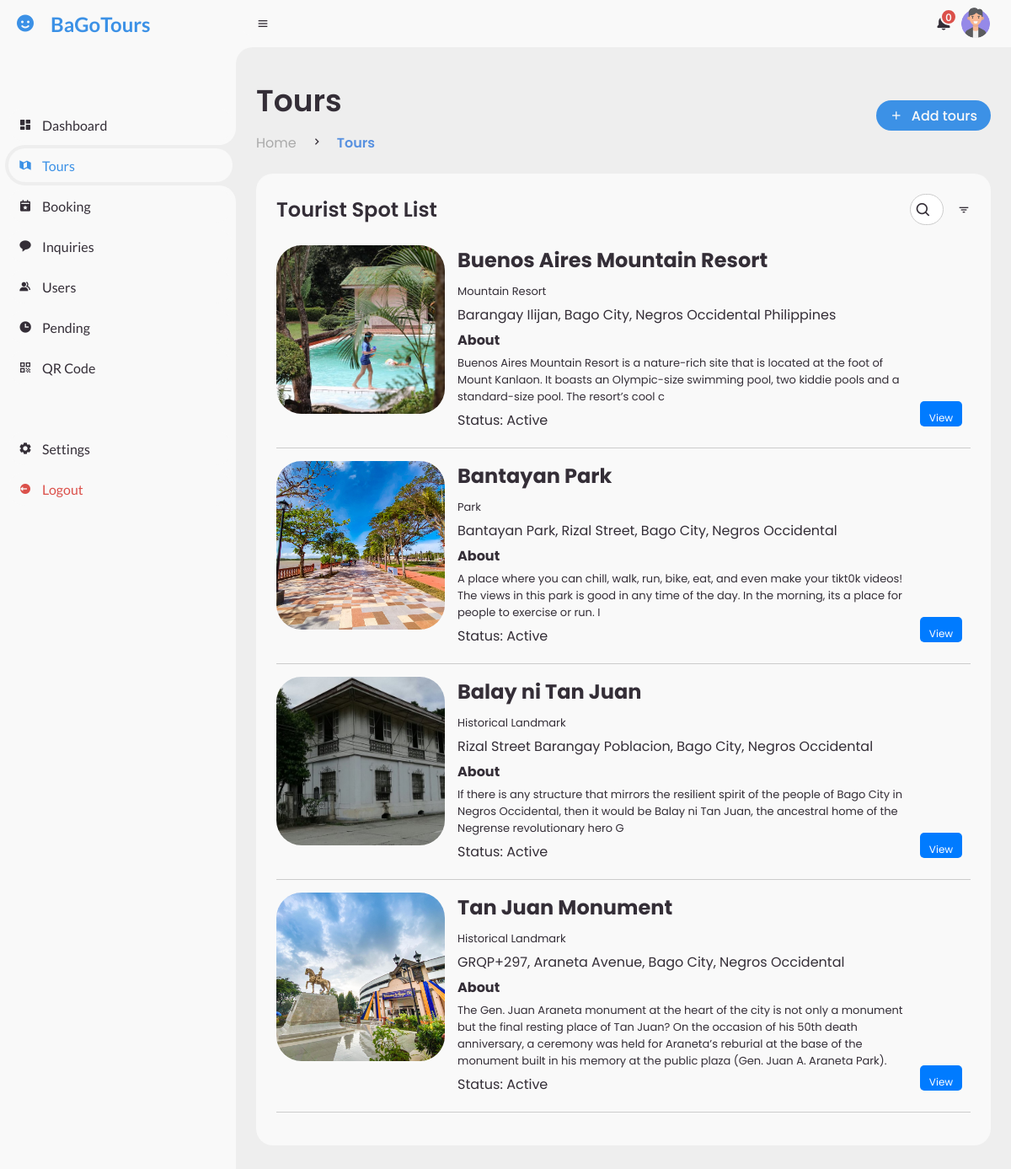
Page /admin/tours.php (signed in) on the committed database.
### tables this page shows
CREATE TABLE `tours` (
  `id` int(50) NOT NULL,
  `user_id` int(50) NOT NULL,
  `img` varchar(50) NOT NULL,
  `title` varchar(200) NOT NULL,
  `address` varchar(200) NOT NULL,
  `latitude` varchar(50) NOT NULL,
  `longitude` varchar(50) NOT NULL,
  `type` varchar(50) NOT NULL,
  `description` varchar(1000) NOT NULL,
  `proof` varchar(50) NOT NULL,
  `proof_image` varchar(150) NOT NULL,
  `status` varchar(50) NOT NULL,
  `date_created` datetime NOT NULL DEFAULT current_timestamp(),
  `expiry` date DEFAULT NULL
);

### func/user_func.php (called while the page is built, shortened)
<?php
function getAllTours($conn)
{
    $sql = "SELECT * FROM tours WHERE status = 1";
    $stmt = $conn->prepare($sql);
    $stmt->execute();
    return $stmt->fetchAll(PDO::FETCH_ASSOC);
}

### admin/tours.php (the view, shortened to what this page needs)
<?php
include '../include/db_conn.php';
include '../func/user_func.php';
$tour = getAllTours($conn);
?>
<!DOCTYPE html>
<html lang="en">
<head>
    <link href='https://unpkg.com/boxicons@2.0.9/css/boxicons.min.css' rel='stylesheet'>
    <link rel="stylesheet" href="../assets/css/admin.css">
    <link href="https://api.mapbox.com/mapbox-gl-js/v3.3.0/mapbox-gl.css" rel="stylesheet" />
</head>
<body>
    <?php include 'includes/sidebar.php'; ?>
    <section id="content">
        <?php include 'includes/navbar.php'; ?>
        <main>
            <div class="head-title">
                <div class="left">
                    <h1>Tours</h1>
                    <?php include 'includes/breadcrumb.php'; ?>
                </div>
                <a class="btn-download" id="btn-download">
                    <i class='bx bx-plus'></i>Add tours
                </a>
            </div>
            <div class="table-data">
                <div class="order">
                    <div class="head">
                        <h3>Tourist Spot List</h3>
                        <div class="search-container">
                            <i class='bx bx-search' id="search-icon"></i>
                        </div>
                        <i class='bx bx-filter'></i>
                    </div>
                    <?php
                    if (!empty($tour)) {
                        foreach ($tour as $row) {
                            if ($row['status'] == 1) {
                                $stats = 'Active';
                            } elseif ($row['status'] == 2) {
                                $stats = 'Inactive';
                            }
                            $images = explode(',', $row['img']);
                            echo '<div class="data">';
                            foreach ($images as $image) {
                                echo '<div class="img">';
                                echo '<img src="../upload/Tour Images/' . $image . '" alt="Tour Image">';
                                echo '</div>';
                            }
                            echo '<div class="content">';
                            echo '<h4>' . htmlspecialchars($row['title'], ENT_QUOTES, 'UTF-8') . '</h4>';
                            echo '<p style="font-size:13px">' . htmlspecialchars($row['type'], ENT_QUOTES, 'UTF-8') . '</p>';
                            echo '<p>' . htmlspecialchars($row['address'], ENT_QUOTES, 'UTF-8') . '</p>';
                            echo '<p><strong>About</strong></p>';
                            echo '<p style="font-size:13px;">' . htmlspecialchars($row['description'], ENT_QUOTES, 'UTF-8') . '</p>';
                            echo '<p>Status: ' . htmlspecialchars($stats, ENT_QUOTES, 'UTF-8') . '</p>';
                            echo '<div class="action-buttons">';
                            echo '<a href="view_tour?id=' . urlencode($row['id']) . '" class="btn-edit">View</a>';
                            echo '</div>';
                            echo '</div>';
                            echo '</div>';
                        }
                    } else {
                        echo '<p>No tours found.</p>';
                    }
                    ?>
                </div>
            </div>
        </main>
    </section>
</body>
</html>

### assets/css/admin.css (style rules this page uses)
* { margin: 0; padding: 0; box-sizing: border-box; }
a { text-decoration: none; }
:root { --poppins: 'Poppins', sans-serif; --lato: 'Lato', sans-serif; --light: #F9F9F9; --blue: #3C91E6; --light-blue: #CFE8FF; --grey: #eee; --dark-grey: #AAAAAA; --dark: #342E37; --red: #DB504A; --yellow: #FFCE26; --light-yellow: #FFF2C6; --orange: #FD7238; --light-orange: #FFE0D3; }
html { overflow-x: hidden; }
body { background: var(--grey); overflow-x: hidden; }
.search-container { display: flex; align-items: center; border: 1px solid #ccc; padding: 5px; border-radius: 20px; width: 40px; transition: width 0.4s ease; background-color: white; }
#search-icon { font-size: 20px; cursor: pointer; }
#content { position: relative; width: calc(100% - 280px); left: 280px; transition: .3s ease; }
#content main { width: 100%; padding: 36px 24px; font-family: var(--poppins); max-height: calc(100vh - 56px); overflow-y: auto; }
#content main .head-title { display: flex; align-items: center; justify-content: space-between; grid-gap: 16px; flex-wrap: wrap; }
#content main .head-title .left h1 { font-size: 36px; font-weight: 600; margin-bottom: 10px; color: var(--dark); }
#content main .head-title .btn-download { height: 36px; padding: 0 16px; border-radius: 36px; background: var(--blue); color: var(--light); display: flex; justify-content: center; align-items: center; grid-gap: 10px; font-weight: 500; }
#content main .table-data { display: flex; flex-wrap: wrap; grid-gap: 24px; margin-top: 24px; width: 100%; color: var(--dark); }
#content main .table-data>div { border-radius: 20px; background: var(--light); padding: 24px; overflow-x: auto; }
#content main .table-data .head { display: flex; align-items: center; grid-gap: 16px; margin-bottom: 24px; }
#content main .table-data .head h3 { margin-right: auto; font-size: 24px; font-weight: 600; }
#content main .table-data .head .bx { cursor: pointer; }
#content main .table-data .order { flex-grow: 1; flex-basis: 500px; }

### admin/tours.php (style rules this page uses)
.data { display: flex; flex-wrap: nowrap; gap: 15px; align-items: flex-start; justify-content: flex-start; border-bottom: 1px solid #ccc; padding-bottom: 15px; margin-bottom: 15px; }
.data .img { width: 200px; height: 200px; overflow: hidden; border-radius: 15%; }
.data .img img { width: 100%; height: 100%; object-fit: cover; }
.data .content { flex: 1; display: flex; flex-direction: column; justify-content: space-between; }
.data .content h4 { margin: 0 0 10px; font-size: 1.5em; }
.data .content p { margin: 0 0 5px; }
.data .content .btn-edit, .data .content .btn-delete { margin-top: 10px; display: inline-block; background-color: #007bff; color: #fff; padding: 5px 10px; border-radius: 5px; text-decoration: none; }
.content { position: relative; flex-grow: 1; padding-right: 60px; }
.action-buttons { font-size: 12px; position: absolute; bottom: 10px; right: 10px; display: flex; gap: 10px; }
.btn-edit, .btn-delete { width: 50px; height: 30px; text-align: center; line-height: 30px; background-color: #007bff; color: #fff; border-radius: 5px; text-decoration: none; }

### rows in the picture
tours: img (picture), title "Buenos Aires Mountain Resort", type "Mountain Resort", address "Barangay Ilijan, Bago City, Negros Occidental Philippines", description "Buenos Aires Mountain Resort is a nature-rich site that is located at the foot of Mount Kanlaon. It boasts an Olympic-size swimming pool, two kiddie pools and a standard-size pool. The resort’s cool c", status "Active"
tours: img (picture), title "Bantayan Park", type "Park", address "Bantayan Park, Rizal Street, Bago City, Negros Occidental", description "A place where you can chill, walk, run, bike, eat, and even make your tikt0k videos! The views in this park is good in any time of the day. In the morning, its a place for people to exercise or run. I", status "Active"
tours: img (picture), title "Balay ni Tan Juan", type "Historical Landmark", address "Rizal Street Barangay Poblacion, Bago City, Negros Occidental", description "If there is any structure that mirrors the resilient spirit of the people of Bago City in Negros Occidental, then it would be Balay ni Tan Juan, the ancestral home of the Negrense revolutionary hero G", status "Active"
tours: img (picture), title "Tan Juan Monument", type "Historical Landmark", address "GRQP+297, Araneta Avenue, Bago City, Negros Occidental", description "The Gen. Juan Araneta monument at the heart of the city is not only a monument but the final resting place of Tan Juan? On the occasion of his 50th death anniversary, a ceremony was held for Araneta’s reburial at the base of the monument built in his memory at the public plaza (Gen. Juan A. Araneta Park).", status "Active"

### other values in the picture
$breadcrumb['title'] "Home"
$breadcrumb['title'] "Tours"
